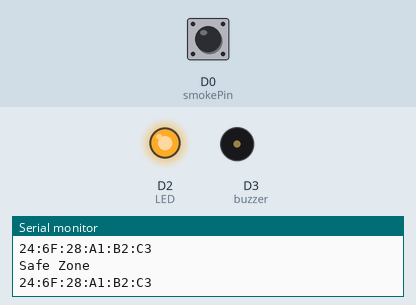
The sketch below on a simulated ESP8266 (NodeMCU). Parts: output pins drawn as LEDs (lit = HIGH), buzzer (waves = sounding, pin HIGH), the last lines printed to the serial monitor. The test bench sets the inputs (shaded band); at power-on: D0 (smokePin) HIGH. WiFi joins after 1.5 s; servers stay silent unless stated; no MQTT or app messages arrive unless stated.

Above: at 2.7 s.
2.8 s: D0 (smokePin) pulled LOW for 0.15 s
At 3.7 s:
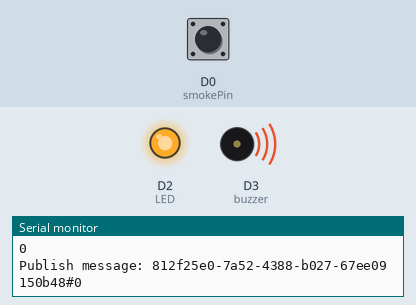
5.9 s: D0 (smokePin) pulled LOW for 3.2 s
At 13.9 s:
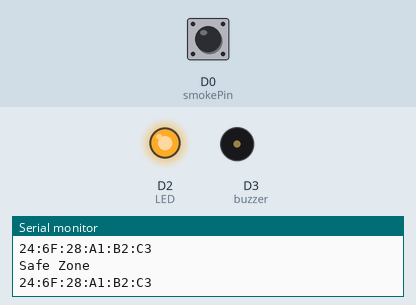
Timing chart, 0 to 15.4 s (numbered marks = the images above; inputs shaded):
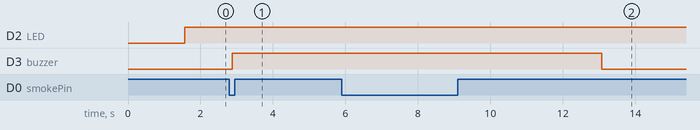

The sketch:

f25e0-7a52-4388-b027-67ee09150b48_Bluelight_Gas-Detector-V.1.ino
```cpp
/*
    Develop by      : Fahmi Nurfadilah
    Email           : fahmi.nurfadilah1412@gmail.com
    Updated by      : Vitradisa Pratama
    Email           : vitradisa@pptik.itb.ac.id
    Project         : LSKK Bluelight
    Version         : 2.1
*/

#include <PubSubClient.h>
#include <ESP8266WiFi.h>
#include <WiFiUdp.h>

// Update these with values suitable for your network.

const char* ssid = "RuangIOT";
const char* password = "lskkiot2019";
const char* mqtt_server = "192.168.0.5";
const char* mqtt_user = "/Homeauto:homeauto";
const char* mqtt_pass = "homeauto12345!";
const char* CL = "bl-01";
const char* mqtt_pub_topic = "Sensor";

char msg[100];

WiFiClient espClient;
PubSubClient client(espClient);

byte mac[6];
String MACAddress;

const int smokePin = D0;
const int LED = D2;
const int buzzer = D3;

int smokeState = 0;

void setup_wifi() {
  delay(10);
  // We start by connecting to a WiFi network
  Serial.println();
  Serial.print("Connecting to ");
  Serial.println(ssid);
  WiFi.begin(ssid, password);
  while (WiFi.status() != WL_CONNECTED) {
    delay(500);
    Serial.print(".");
  }
  Serial.println("");
  Serial.println("WiFi connected");
  Serial.println("IP address: ");
  Serial.println(WiFi.localIP());
}

String mac2String(byte ar[]) {
  String s;
  for (byte i = 0; i < 6; ++i)
  {
    char buf[3];
    sprintf(buf, "%2X", ar[i]);
    s += buf;
    if (i < 5) s += ':';
  }
  return s;
}

void printMACAddress() {
  WiFi.macAddress(mac);
  MACAddress = mac2String(mac);
  Serial.println(MACAddress);
}

void callback(char* topic, byte* payload, unsigned int length) {
  Serial.print("Message arrived [");
  Serial.print(topic);
  Serial.print("] ");
  for (int i = 0; i < length; i++) {
    Serial.print((char)payload[i]);
  }
  Serial.println();
  // Switch on the LED if an 1 was received as first character
  if ((char)payload[0] == '1') {
    digitalWrite(LED, HIGH);   // Turn the LED on (Note that HIGH is the voltage level
  } else {
    digitalWrite(LED, LOW);  // Turn the LED off by making the voltage LOW
  }
}

void reconnect() {
  // Loop until we're reconnected
  printMACAddress();
  const char* CL;
  CL = MACAddress.c_str();
  Serial.println(CL);
  while (!client.connected()) {
    Serial.print("Attempting MQTT connection...");
    // Attempt to connect
    if (client.connect(CL, mqtt_user, mqtt_pass)) {
      Serial.println("connected");
      digitalWrite(LED, HIGH);
    } else {
      digitalWrite(LED, LOW);
      Serial.print("failed, rc=");
      Serial.print(client.state());
      Serial.println(" try again in 5 seconds");
      ESP.restart();
      delay(5000);
    }
  }
}

void setup()
{
  pinMode(buzzer, OUTPUT);
  pinMode(LED, OUTPUT);
  pinMode(smokePin, INPUT);
  digitalWrite(buzzer, LOW);
  Serial.begin(115200);
  setup_wifi();
  printMACAddress();
  client.setServer(mqtt_server, 1883);
  client.setCallback(callback);
}
void loop() {
  String pubmsg = "";
  String input_guid = "812f25e0-7a52-4388-b027-67ee09150b48";
  if (!client.connected()) {
    reconnect();
  }
  client.loop();
  delay(100);
  smokeState = digitalRead(smokePin);
  if (smokeState == LOW) {
    digitalWrite(buzzer, HIGH);
    //digitalWrite(buzzer, LOW);
    Serial.println(smokeState);
    //delay(5);

  String jenis_iot = "Input-Sensor-Asap";
  String mac = MACAddress;
  int value = (smokeState);
  Serial.print("Publish message: ");
  pubmsg = input_guid + "#" + value;
  Serial.println(pubmsg);
  client.publish(mqtt_pub_topic, pubmsg.c_str());
  delay(5000);
  } else if (smokeState == HIGH)  {
    digitalWrite(buzzer, LOW);
    //digitalWrite(buzzer, HIGH);
    Serial.println("Safe Zone");
    Serial.println(MACAddress);
  }
}
```

Measured:
- after the input at 2.8 s, D3 (buzzer): LOW → HIGH after 0.07 s
- after the input at 5.9 s, D3 (buzzer): HIGH → LOW after 7.2 s instead of 2.1 s
